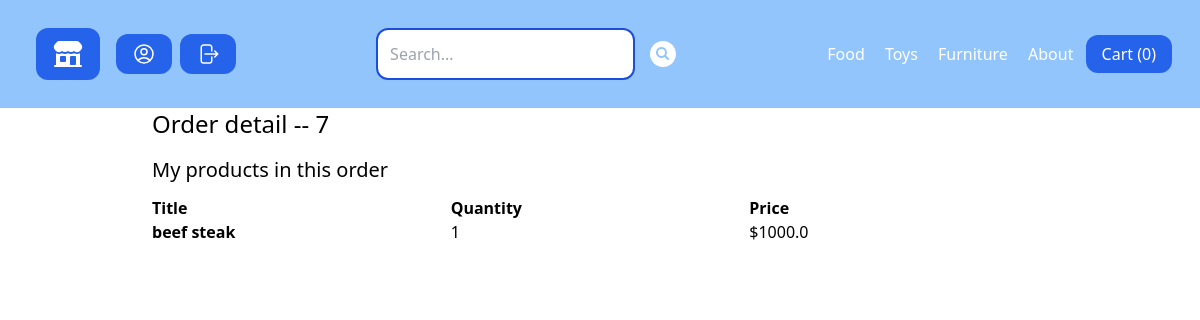
Page /my-store/order-detail/7/ (signed in) on the committed database.
### store/models.py (models this page shows, shortened)
class Category(models.Model):
    title = models.CharField(max_length = 50)
    slug = models.SlugField(max_length = 50)  # url representation field
    class Meta:
        verbose_name_plural = 'Categories'

class Order(models.Model):
    first_name = models.CharField(max_length=255)
    last_name = models.CharField(max_length=255)
    address = models.CharField(max_length=255)
    zipcode = models.CharField(max_length=255)
    city = models.CharField(max_length=255)
    paid_amount = models.IntegerField(blank=True, null = True)
    is_paid = models.BooleanField(default =False)
    payment_intent = models.CharField(max_length = 255, null=True)
    created_by = models.ForeignKey(User,related_name='order',
                                   on_delete=models.SET_NULL,
                                   null=True)
    created_at = models.DateTimeField(auto_now_add=True)

class OrderItems(models.Model):
    order = models.ForeignKey(Order, related_name='items',on_delete=models.CASCADE)
    product = models.ForeignKey(Product, related_name='items',on_delete=models.CASCADE)
    price = models.IntegerField()
    quantity = models.IntegerField(default=1)
    def get_total_price(self):
        return self.price/100

class Product(models.Model):
    DRAFT = 'draft'
    WAITING_APPROVAL = 'waitingapproval'
    ACTIVE = 'active'
    DELETED = 'deleted'
    STATUS_CHOICES = (
        (DRAFT, 'Draft'),
        (WAITING_APPROVAL, 'Waiting Approval'),
        (ACTIVE, 'Active'),
        (DELETED,'Deleted'),
    )
    user = models.ForeignKey(User, related_name = 'products',on_delete = models.CASCADE)
    category = models.ForeignKey(Category, related_name='products', on_delete = models.CASCADE)
    title = models.CharField(max_length=50)
    slug = models.SlugField(max_length=50)
    description = models.TextField(blank=True)
    price = models.IntegerField()
    image = models.ImageField(upload_to='uploads/product_images/', blank=True, null=True)
    thumbnails = models.ImageField(upload_to='uploads/product_images/thumbnail/', blank=True, null=True)
    created_at = models.DateTimeField(auto_now_add = True)
    updated_at = models.DateTimeField(auto_now = True)
    status = models.CharField(max_length=50, choices=STATUS_CHOICES, default=ACTIVE)
    class Meta:
        ordering=('-created_at',) # put items in oder they was created

### userprofile/views.py (the view)
# urls.py: path('my-store/order-detail/<int:pk>/',views.my_store_order_detail, name='my_store_order_detail'),
@login_required
def my_store_order_detail(request, pk):
    order = get_object_or_404(Order,pk=pk)
    return render(request, 'userprofile/my_store_order_detail.html',{
        'order':order
    })

### store/cart.py (called while the page is built)
    def __len__(self):
        return sum(item['quantity'] for item in self.cart.values())

### store/context_processors.py (called while the page is built)
def cart(request):
    return {'cart':Cart(request)}

### store/templatetags/menu.py (called while the page is built)
@register.inclusion_tag('core/menu.html') # we need add the menu.html
def menu():
    categories = Category.objects.all()
    return {'categories':categories}

### userprofile/templates/userprofile/my_store_order_detail.html (shortened to what this page needs)
{% extends 'core/base.html' %}
{% block content %}
<h1 class="mb-4 text-2xl">Order detail -- {{order.id}}</h1>
<h2 class="mb-3 text-xl">My products in this order</h2>
<div class="flex flex-wrap">
  <div class="w-1/3">
    <strong>Title</strong>
  </div>
  <div class="w-1/3">
    <strong>Quantity</strong>
  </div>
  <div class="w-1/3">
    <strong>Price</strong>
  </div>
</div>
{% for item in order.items.all %}
{% if item.product.user == request.user %}
<div class="flex flex-wrap">
  <div class="w-1/3">
    <strong>{{item.product.title}}</strong>
  </div>
  <div class="w-1/3">{{item.quantity}}</div>
  <div class="w-1/3">${{item.get_total_price}}</div>
</div>
{% endif%}
{% endfor %}
{%endblock %}

### core/templates/core/menu.html
{% for category in categories %}
<a
  href="{%url 'category_detail' category.slug %}"
  class="p-2 text-white hover:bg-blue-500 rounded-xl"
  >{{category.title}}</a
>
{%endfor%}
<a href="{% url 'about' %}" class="p-2 text-white hover:bg-blue-500 rounded-xl">
  About
</a>

### rows in the picture
Category: title "Food"
Category: title "Toys"
Category: title "Furniture"
Order: id "7"
OrderItems: product "beef steak", quantity "1", get_total_price "1000.0"

### other values in the picture
{{ cart|length }} "0"
